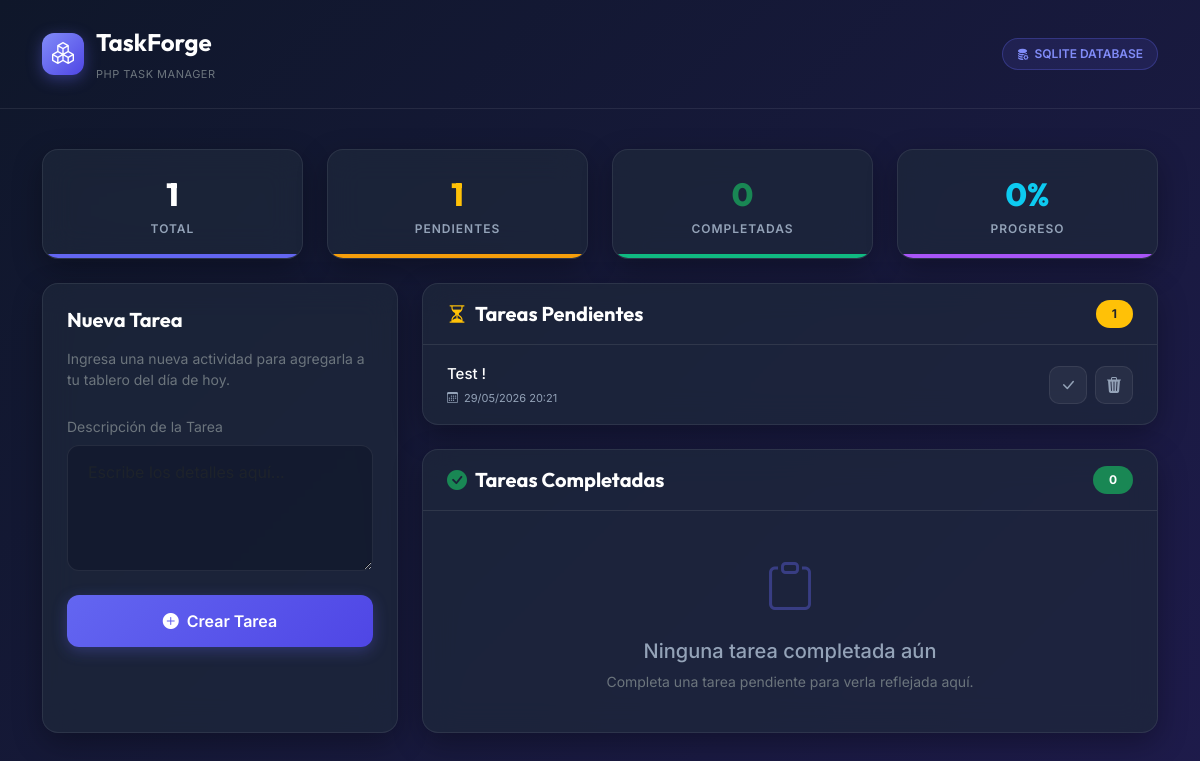
Before: / with the older database file.
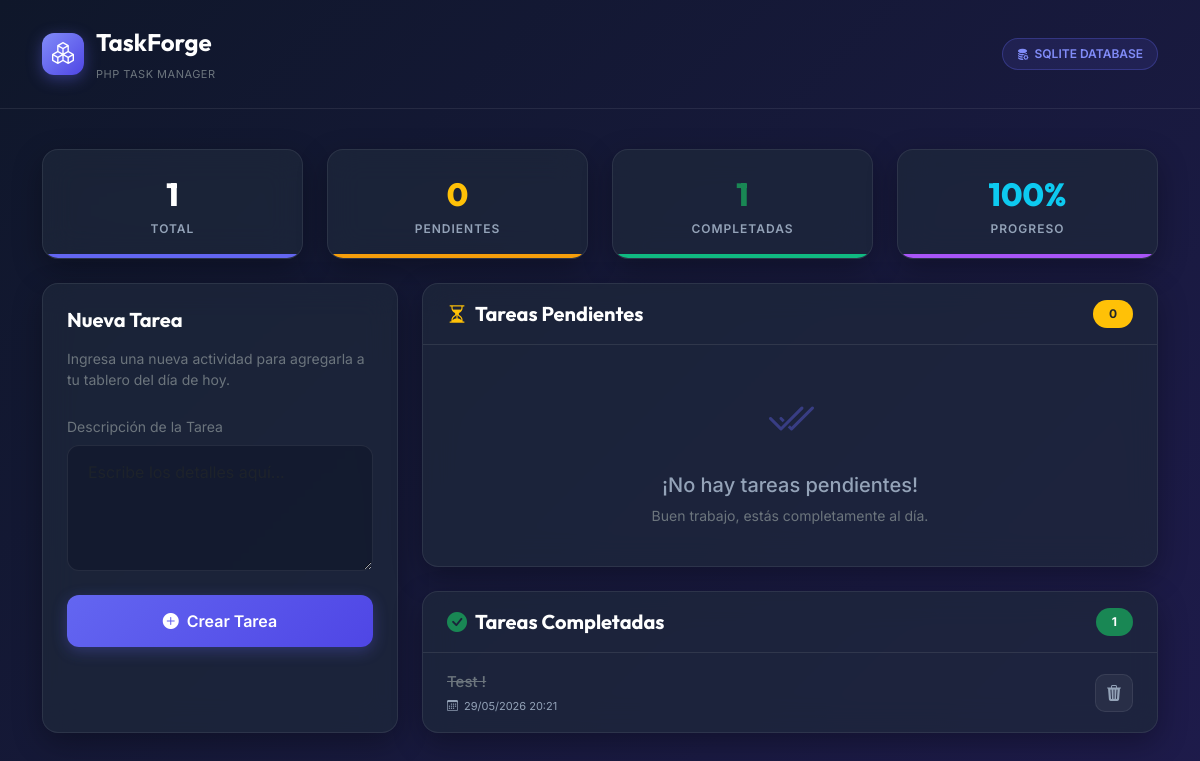
After: the same page with the newer database file.
### tables this page shows
CREATE TABLE tasks (
            id INTEGER PRIMARY KEY AUTOINCREMENT,
            description TEXT NOT NULL,
            status TEXT NOT NULL,
            created_at TEXT NOT NULL
        );

### index.php (called while the page is built, shortened)
<?php
$driver = $_ENV['DB_DRIVER'] ?? 'sqlite';
try {
    if ($driver === 'json') {
        $filePath = __DIR__ . '/' . ($_ENV['JSON_DB_PATH'] ?? 'data/tasks.json');
        $repository = new TaskRepositoryJSON($filePath);
    } else {
        $dbPath = __DIR__ . '/' . ($_ENV['SQLITE_DB_PATH'] ?? 'data/database.sqlite');
        $pdo = new PDO("sqlite:" . $dbPath);
        $pdo->setAttribute(PDO::ATTR_ERRMODE, PDO::ERRMODE_EXCEPTION);
        $repository = new TaskRepositorySQLite($pdo);
    }
    $service = new TaskService($repository);
    $controller = new TaskController($service);
    $controller->handleRequest();
} catch (Exception $e) {
    die("Application Error: " . $e->getMessage());
}

### src/Application/TaskService.php (called while the page is built, shortened)
<?php
class TaskService
{
    private TaskRepositoryInterface $repository;
    public function __construct(TaskRepositoryInterface $repository)
    {
        $this->repository = $repository;
    }
    public function listAllTasks(): array
    {
        return $this->repository->findAll();
    }
}

### src/Infrastructure/TaskRepositorySQLite.php (called while the page is built, shortened)
<?php
class TaskRepositorySQLite implements TaskRepositoryInterface
{
    private PDO $pdo;
    public function __construct(PDO $pdo)
    {
        $this->pdo = $pdo;
    }
    private function initializeSchema(): void
    {
        $sql = "CREATE TABLE IF NOT EXISTS tasks (
            id INTEGER PRIMARY KEY AUTOINCREMENT,
            description TEXT NOT NULL,
            status TEXT NOT NULL,
            created_at TEXT NOT NULL
        )";
        $this->pdo->exec($sql);
    }
    public function findAll(): array
    {
        $stmt = $this->pdo->query("SELECT * FROM tasks ORDER BY created_at DESC");
        $rows = $stmt->fetchAll(PDO::FETCH_ASSOC);
        $tasks = [];
        foreach ($rows as $row) {
            $tasks[] = new Task(
                (int)$row['id'],
                $row['description'],
                TaskStatus::from($row['status']),
                new DateTimeImmutable($row['created_at'])
            );
        }
        return $tasks;
    }
}

### src/Domain/Task.php (called while the page is built, shortened)
<?php
class Task
{
    private string $description;
    private DateTimeImmutable $createdAt;
    public function __construct(
        ?int $id,
        string $description,
        TaskStatus $status = TaskStatus::Pending,
        ?DateTimeImmutable $createdAt = null
    ) {
        $this->createdAt = $createdAt ?? new DateTimeImmutable();
    }
    public function getDescription(): string
    {
        return $this->description;
    }
    public function setDescription(string $description): void
    {
        $trimmed = trim($description);
        $this->description = $trimmed;
    }
    public function getCreatedAt(): DateTimeImmutable
    {
        return $this->createdAt;
    }
}

### src/Interface/views/index.php (the view, shortened to what the rows shown need)
<?php
$pendingTasks = [];
$completedTasks = [];
foreach ($tasks as $task) {
    if ($task->getStatus() === TaskStatus::Pending) {
        $pendingTasks[] = $task;
    } else {
        $completedTasks[] = $task;
    }
}
$pendingCount = count($pendingTasks);
$completedCount = count($completedTasks);
?>
<!DOCTYPE html>
<html lang="es">
<head>
    <link href="https://cdn.jsdelivr.net/npm/bootstrap@5.3.2/dist/css/bootstrap.min.css" rel="stylesheet">
    <link rel="stylesheet" href="https://cdn.jsdelivr.net/npm/bootstrap-icons@1.11.1/font/bootstrap-icons.css">
</head>
<body>
    <div class="container">
        <div class="row g-4">
            <div class="col-lg-8">
                <div class="row g-4">
                    <div class="col-12">
                        <div class="glass-card">
                            <div class="task-list">
                                <?php if ($pendingCount === 0): ?>
                                    <div class="empty-state">
                                        <i class="bi bi-check2-all"></i>
                                        <h5>¡No hay tareas pendientes!</h5>
                                        <p class="small text-secondary mb-0">Buen trabajo, estás completamente al día.</p>
                                    </div>
                                <?php else: ?>
                                    <?php foreach ($pendingTasks as $task): ?>
                                        <div class="task-item">
                                            <div>
                                                <div class="task-title text-white"><?= htmlspecialchars($task->getDescription()) ?></div>
                                                <div class="task-meta">
                                                    <i class="bi bi-calendar3"></i>
                                                    <?= htmlspecialchars($task->getCreatedAt()->format('d/m/Y H:i')) ?>
                                                </div>
                                            </div>
                                            <div class="d-flex gap-2">
                                                <form action="index.php" method="POST" class="m-0">
                                                    <button type="submit" class="action-btn action-btn-success" title="Completar tarea">
                                                        <i class="bi bi-check-lg"></i>
                                                    </button>
                                                </form>
                                                <form action="index.php" method="POST" class="m-0" onsubmit="return confirm('¿Estás seguro de que deseas eliminar esta tarea?');">
                                                    <button type="submit" class="action-btn action-btn-danger" title="Eliminar tarea">
                                                        <i class="bi bi-trash3-fill"></i>
                                                    </button>
                                                </form>
                                            </div>
                                        </div>
                                    <?php endforeach; ?>
                                <?php endif; ?>
                            </div>
                        </div>
                    </div>
                    <div class="col-12">
                        <div class="glass-card">
                            <div class="task-list">
                                <?php if ($completedCount === 0): ?>
                                    <div class="empty-state">
                                        <i class="bi bi-clipboard"></i>
                                        <h5>Ninguna tarea completada aún</h5>
                                        <p class="small text-secondary mb-0">Completa una tarea pendiente para verla reflejada aquí.</p>
                                    </div>
                                <?php else: ?>
                                    <?php foreach ($completedTasks as $task): ?>
                                        <div class="task-item task-completed">
                                            <div>
                                                <div class="task-title text-secondary"><?= htmlspecialchars($task->getDescription()) ?></div>
                                                <div class="task-meta">
                                                    <i class="bi bi-calendar3"></i>
                                                    <?= htmlspecialchars($task->getCreatedAt()->format('d/m/Y H:i')) ?>
                                                </div>
                                            </div>
                                            <div>
                                                <form action="index.php" method="POST" class="m-0" onsubmit="return confirm('¿Estás seguro de que deseas eliminar esta tarea?');">
                                                    <button type="submit" class="action-btn action-btn-danger" title="Eliminar tarea">
                                                        <i class="bi bi-trash3-fill"></i>
                                                    </button>
                                                </form>
                                            </div>
                                        </div>
                                    <?php endforeach; ?>
                                <?php endif; ?>
                            </div>
                        </div>
                    </div>
                </div>
            </div>
        </div>
    </div>
</body>
</html>

Changed rows visible on the page:
changed tasks "Test !": moves from the list under "Tareas Pendientes" to the list under "Tareas Completadas"
Other visible differences:
$pendingCount: "1" → "0"
$completedCount: "0" → "1"
$completionRate: "0" → "100"
text no longer shown: "Ninguna tarea completada aún Completa una tarea pendiente para verla reflejada aquí."
text now shown: "¡No hay tareas pendientes! Buen trabajo, estás completamente al día."
